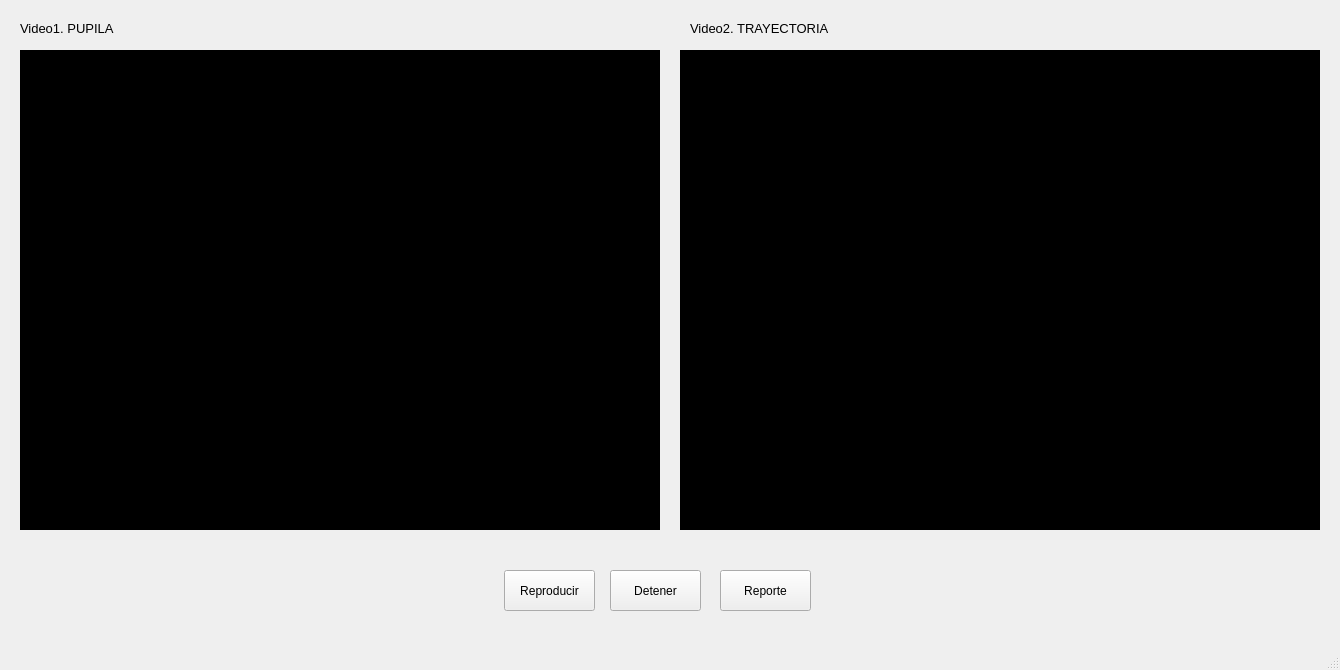
<?xml version="1.0" encoding="UTF-8"?>
<ui version="4.0">
 <class>Player</class>
 <widget class="QMainWindow" name="Player">
  <property name="geometry">
   <rect>
    <x>0</x>
    <y>0</y>
    <width>1340</width>
    <height>670</height>
   </rect>
  </property>
  <property name="windowTitle">
   <string>Resultados</string>
  </property>
  <property name="windowIcon">
   <iconset>
    <normaloff>../resources/btn3.png</normaloff>../resources/btn3.png</iconset>
  </property>
  <widget class="QWidget" name="centralwidget">
   <widget class="QLabel" name="lblCamOjo">
    <property name="geometry">
     <rect>
      <x>20</x>
      <y>50</y>
      <width>640</width>
      <height>480</height>
     </rect>
    </property>
    <property name="styleSheet">
     <string notr="true">Background-color: #000;</string>
    </property>
    <property name="text">
     <string>TextLabel</string>
    </property>
   </widget>
   <widget class="QLabel" name="lblCamEscena">
    <property name="geometry">
     <rect>
      <x>680</x>
      <y>50</y>
      <width>640</width>
      <height>480</height>
     </rect>
    </property>
    <property name="styleSheet">
     <string notr="true">Background-color: #000;</string>
    </property>
    <property name="text">
     <string>TextLabel</string>
    </property>
   </widget>
   <widget class="QLabel" name="lblText">
    <property name="geometry">
     <rect>
      <x>20</x>
      <y>20</y>
      <width>101</width>
      <height>16</height>
     </rect>
    </property>
    <property name="font">
     <font>
      <family>Arial</family>
      <pointsize>10</pointsize>
     </font>
    </property>
    <property name="text">
     <string>Video1. PUPILA</string>
    </property>
   </widget>
   <widget class="QLabel" name="lblText_2">
    <property name="geometry">
     <rect>
      <x>690</x>
      <y>20</y>
      <width>141</width>
      <height>16</height>
     </rect>
    </property>
    <property name="font">
     <font>
      <family>Arial</family>
      <pointsize>10</pointsize>
     </font>
    </property>
    <property name="text">
     <string>Video2. TRAYECTORIA</string>
    </property>
   </widget>
   <widget class="QLabel" name="lblLogoIpn">
    <property name="geometry">
     <rect>
      <x>10</x>
      <y>560</y>
      <width>61</width>
      <height>81</height>
     </rect>
    </property>
    <property name="text">
     <string/>
    </property>
    <property name="pixmap">
     <pixmap>../resources/logoipn.png</pixmap>
    </property>
    <property name="scaledContents">
     <bool>true</bool>
    </property>
   </widget>
   <widget class="QLabel" name="lblLogoEscom">
    <property name="geometry">
     <rect>
      <x>80</x>
      <y>560</y>
      <width>61</width>
      <height>81</height>
     </rect>
    </property>
    <property name="text">
     <string/>
    </property>
    <property name="pixmap">
     <pixmap>../resources/logoescom.png</pixmap>
    </property>
    <property name="scaledContents">
     <bool>true</bool>
    </property>
   </widget>
   <widget class="QPushButton" name="btnReproducir">
    <property name="geometry">
     <rect>
      <x>504</x>
      <y>570</y>
      <width>91</width>
      <height>41</height>
     </rect>
    </property>
    <property name="font">
     <font>
      <family>Arial</family>
     </font>
    </property>
    <property name="text">
     <string>Reproducir</string>
    </property>
    <property name="icon">
     <iconset>
      <normaloff>../resources/bn8.png</normaloff>../resources/bn8.png</iconset>
    </property>
   </widget>
   <widget class="QPushButton" name="btnPausar">
    <property name="geometry">
     <rect>
      <x>610</x>
      <y>570</y>
      <width>91</width>
      <height>41</height>
     </rect>
    </property>
    <property name="font">
     <font>
      <family>Arial</family>
     </font>
    </property>
    <property name="text">
     <string>Detener</string>
    </property>
    <property name="icon">
     <iconset>
      <normaloff>../resources/btn10.png</normaloff>../resources/btn10.png</iconset>
    </property>
   </widget>
   <widget class="QPushButton" name="btnReporte">
    <property name="geometry">
     <rect>
      <x>720</x>
      <y>570</y>
      <width>91</width>
      <height>41</height>
     </rect>
    </property>
    <property name="font">
     <font>
      <family>Arial</family>
     </font>
    </property>
    <property name="text">
     <string>Reporte</string>
    </property>
    <property name="icon">
     <iconset>
      <normaloff>../resources/btn11.ico</normaloff>../resources/btn11.ico</iconset>
    </property>
   </widget>
   <widget class="QLabel" name="lblProcess">
    <property name="geometry">
     <rect>
      <x>880</x>
      <y>560</y>
      <width>401</width>
      <height>16</height>
     </rect>
    </property>
    <property name="font">
     <font>
      <family>Arial</family>
      <pointsize>10</pointsize>
     </font>
    </property>
    <property name="text">
     <string/>
    </property>
   </widget>
  </widget>
  <widget class="QMenuBar" name="menubar">
   <property name="geometry">
    <rect>
     <x>0</x>
     <y>0</y>
     <width>1340</width>
     <height>21</height>
    </rect>
   </property>
  </widget>
  <widget class="QStatusBar" name="statusbar"/>
 </widget>
 <resources/>
 <connections/>
</ui>
